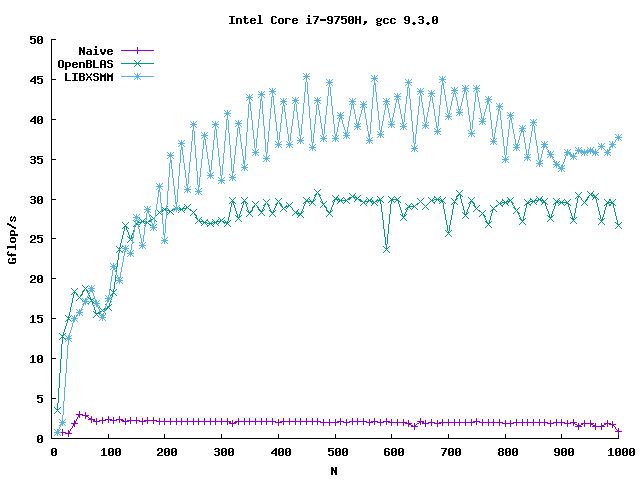

This figure's gnuplot source:
#set terminal dumb enhanced ansi256 
#set term dumb 94 44
set terminal png 
set autoscale
set output "libxsmm_flops.png" 
set xlabel "N"
set ylabel "Gflop/s"
set border 3 lw 1
set title "Intel Core i7-9750H, gcc 9.3.0"
set tics nomirror
set key inside left
plot "naive_perf.dat" using 1:($3/1e9) with linespoints title "Naive",\
     "openblas_perf.dat" using 1:($3/1e9) with linespoints title "OpenBLAS",\
     "libxsmm_perf.dat" using 1:($3/1e9) with linespoints title "LIBXSMM"
